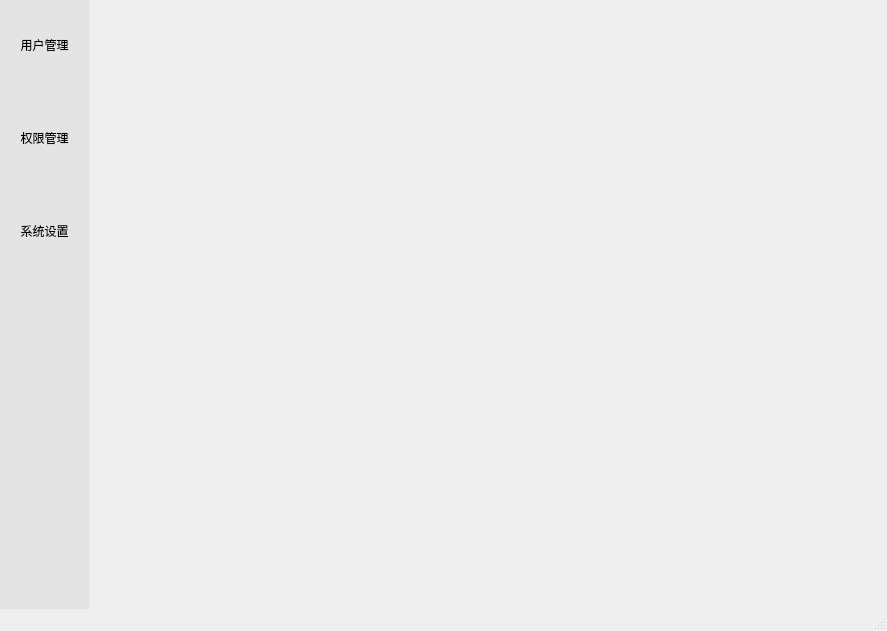
<?xml version="1.0" encoding="UTF-8"?>
<ui version="4.0">
 <class>MainWindow</class>
 <widget class="QMainWindow" name="MainWindow">
  <property name="geometry">
   <rect>
    <x>0</x>
    <y>0</y>
    <width>887</width>
    <height>631</height>
   </rect>
  </property>
  <property name="windowTitle">
   <string>MainWindow</string>
  </property>
  <property name="styleSheet">
   <string notr="true"/>
  </property>
  <widget class="QWidget" name="centralwidget">
   <property name="styleSheet">
    <string notr="true"/>
   </property>
   <layout class="QGridLayout" name="gridLayout_2">
    <property name="leftMargin">
     <number>0</number>
    </property>
    <property name="topMargin">
     <number>0</number>
    </property>
    <property name="rightMargin">
     <number>0</number>
    </property>
    <property name="bottomMargin">
     <number>0</number>
    </property>
    <property name="spacing">
     <number>0</number>
    </property>
    <item row="0" column="0">
     <widget class="QWidget" name="sideBar" native="true">
      <property name="styleSheet">
       <string notr="true">QWidget{
	background-color: rgb(228, 228, 228);
}</string>
      </property>
      <layout class="QGridLayout" name="gridLayout">
       <property name="leftMargin">
        <number>0</number>
       </property>
       <property name="topMargin">
        <number>0</number>
       </property>
       <property name="rightMargin">
        <number>0</number>
       </property>
       <property name="bottomMargin">
        <number>0</number>
       </property>
       <property name="spacing">
        <number>0</number>
       </property>
       <item row="2" column="0">
        <widget class="QToolButton" name="btnSettings">
         <property name="minimumSize">
          <size>
           <width>86</width>
           <height>90</height>
          </size>
         </property>
         <property name="styleSheet">
          <string notr="true">/* 默认 */
QToolButton{   
	border-top: 3px outset transparent;
	border-bottom: 7px outset transparent;
	border-right: 3px outset transparent;
	border-left: 3px outset transparent;
    min-width: 80px;
    min-height: 80px;
	background-color: rgb(228, 228, 228);
}

/* 鼠标悬停 */
QToolButton:hover{
	background-color: rgb(205, 205, 205);
}

/* 点击和按下 */
QToolButton:pressed,QToolButton:checked{
	border-left: 3px outset rgb(93, 95, 97);
	background-color: rgb(246, 246, 246);	
}

QPushButton:default {
    border-color: navy; /* make the default button prominent */
}

</string>
         </property>
         <property name="text">
          <string>系统设置</string>
         </property>
         <property name="icon">
          <iconset>
           <normaloff>:/icons/settings.png</normaloff>:/icons/settings.png</iconset>
         </property>
         <property name="iconSize">
          <size>
           <width>48</width>
           <height>48</height>
          </size>
         </property>
         <property name="checkable">
          <bool>true</bool>
         </property>
         <property name="autoExclusive">
          <bool>true</bool>
         </property>
         <property name="toolButtonStyle">
          <enum>Qt::ToolButtonTextUnderIcon</enum>
         </property>
        </widget>
       </item>
       <item row="1" column="0">
        <widget class="QToolButton" name="btnPermission">
         <property name="minimumSize">
          <size>
           <width>86</width>
           <height>90</height>
          </size>
         </property>
         <property name="styleSheet">
          <string notr="true">/* 默认 */
QToolButton{   
	border-top: 3px outset transparent;
	border-bottom: 7px outset transparent;
	border-right: 3px outset transparent;
	border-left: 3px outset transparent;
    min-width: 80px;
    min-height: 80px;
	background-color: rgb(228, 228, 228);
}

/* 鼠标悬停 */
QToolButton:hover{
	background-color: rgb(205, 205, 205);
}

/* 点击和按下 */
QToolButton:pressed,QToolButton:checked{
	border-left: 3px outset rgb(93, 95, 97);
	background-color: rgb(246, 246, 246);	
}
</string>
         </property>
         <property name="text">
          <string>权限管理</string>
         </property>
         <property name="icon">
          <iconset>
           <normaloff>:/icons/permission.png</normaloff>:/icons/permission.png</iconset>
         </property>
         <property name="iconSize">
          <size>
           <width>48</width>
           <height>48</height>
          </size>
         </property>
         <property name="checkable">
          <bool>true</bool>
         </property>
         <property name="autoExclusive">
          <bool>true</bool>
         </property>
         <property name="toolButtonStyle">
          <enum>Qt::ToolButtonTextUnderIcon</enum>
         </property>
        </widget>
       </item>
       <item row="3" column="0">
        <spacer name="verticalSpacer">
         <property name="orientation">
          <enum>Qt::Vertical</enum>
         </property>
         <property name="sizeHint" stdset="0">
          <size>
           <width>20</width>
           <height>288</height>
          </size>
         </property>
        </spacer>
       </item>
       <item row="0" column="0">
        <widget class="QToolButton" name="btnUser">
         <property name="styleSheet">
          <string notr="true">/* 默认 */
QToolButton{   
	border-top: 3px outset transparent;
	border-bottom: 7px outset transparent;
	border-right: 3px outset transparent;
	border-left: 3px outset transparent;
    min-width: 80px;
    min-height: 80px;
	background-color: rgb(228, 228, 228);
}

/* 鼠标悬停 */
QToolButton:hover{
	background-color: rgb(205, 205, 205);
}

/* 点击和按下 */
QToolButton:pressed,QToolButton:checked{
	border-left: 3px outset rgb(93, 95, 97);
	background-color: rgb(246, 246, 246);	
}

QPushButton:default {
    border-color: navy; /* make the default button prominent */
}

</string>
         </property>
         <property name="text">
          <string>用户管理</string>
         </property>
         <property name="icon">
          <iconset>
           <normaloff>:/icons/user.png</normaloff>:/icons/user.png</iconset>
         </property>
         <property name="iconSize">
          <size>
           <width>48</width>
           <height>48</height>
          </size>
         </property>
         <property name="checkable">
          <bool>true</bool>
         </property>
         <property name="autoExclusive">
          <bool>true</bool>
         </property>
         <property name="toolButtonStyle">
          <enum>Qt::ToolButtonTextUnderIcon</enum>
         </property>
        </widget>
       </item>
      </layout>
     </widget>
    </item>
    <item row="0" column="1">
     <widget class="QStackedWidget" name="stackedWidget">
      <property name="styleSheet">
       <string notr="true"/>
      </property>
     </widget>
    </item>
   </layout>
  </widget>
  <widget class="QMenuBar" name="menubar">
   <property name="geometry">
    <rect>
     <x>0</x>
     <y>0</y>
     <width>887</width>
     <height>27</height>
    </rect>
   </property>
  </widget>
  <widget class="QStatusBar" name="statusbar"/>
 </widget>
 <resources/>
 <connections/>
</ui>
